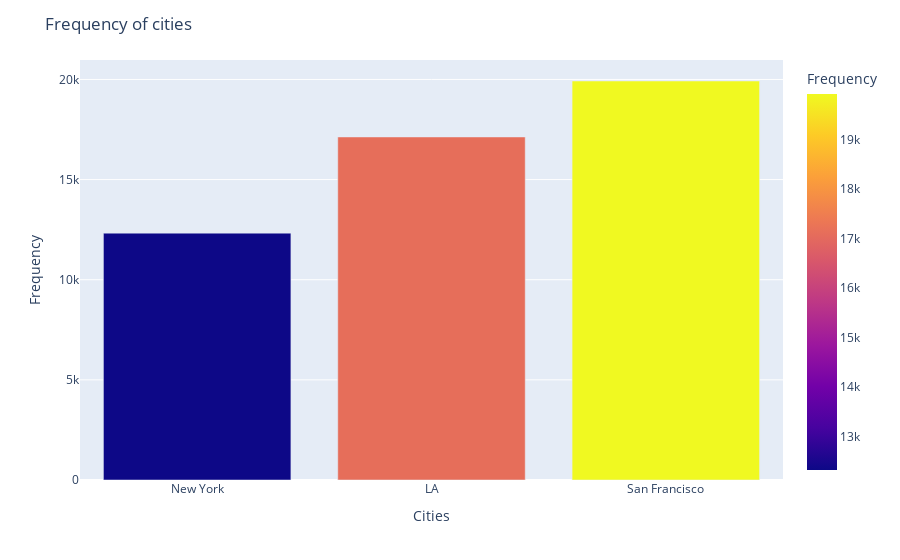

The cell this chart's notebook holds for it:
### Code cell
city_fig2.update_layout(title_text="Frequency of cities", xaxis_title="Cities", yaxis_title="Frequency")

### Figure 1 — Plotly figure (JSON) as saved in the notebook; plotly's stock layout.template omitted (floating-point values rounded to 4 significant figures)
{"data": [{"alignmentgroup": "True", "hovertemplate": "Cities=%{x}<br>Frequency=%{marker.color}<extra></extra>", "legendgroup": "", "marker": {"color": [12327, 17129, 19923], "coloraxis": "coloraxis", "pattern": {"shape": ""}}, "name": "", "offsetgroup": "", "orientation": "v", "showlegend": false, "textposition": "auto", "type": "bar", "x": ["New York", "LA", "San Francisco"], "xaxis": "x", "y": [12327, 17129, 19923], "yaxis": "y"}], "layout": {"autosize": true, "barmode": "relative", "coloraxis": {"colorbar": {"title": {"text": "Frequency"}}, "colorscale": [[0, "#0d0887"], [0.1111, "#46039f"], [0.2222, "#7201a8"], [0.3333, "#9c179e"], [0.4444, "#bd3786"], [0.5556, "#d8576b"], [0.6667, "#ed7953"], [0.7778, "#fb9f3a"], [0.8889, "#fdca26"], [1, "#f0f921"]]}, "legend": {"tracegroupgap": 0}, "margin": {"t": 60}, "title": {"text": "Frequency of cities"}, "xaxis": {"anchor": "y", "autorange": true, "domain": [0, 1], "range": [-0.5, 2.5], "title": {"text": "Cities"}, "type": "category"}, "yaxis": {"anchor": "x", "autorange": true, "domain": [0, 1], "range": [0, 20970.0], "title": {"text": "Frequency"}, "type": "linear"}}}
